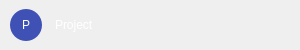
<?xml version="1.0" encoding="UTF-8"?>
<ui version="4.0">
 <class>form</class>
 <widget class="QWidget" name="form">
  <property name="geometry">
   <rect>
    <x>0</x>
    <y>0</y>
    <width>300</width>
    <height>50</height>
   </rect>
  </property>
  <property name="maximumSize">
   <size>
    <width>300</width>
    <height>16777215</height>
   </size>
  </property>
  <property name="styleSheet">
   <string notr="true"/>
  </property>
  <layout class="QHBoxLayout" name="horizontal:layout_4">
   <property name="spacing">
    <number>0</number>
   </property>
   <property name="leftMargin">
    <number>0</number>
   </property>
   <property name="topMargin">
    <number>0</number>
   </property>
   <property name="rightMargin">
    <number>10</number>
   </property>
   <property name="bottomMargin">
    <number>0</number>
   </property>
   <item>
    <widget class="QFrame" name="clickable_frame">
     <property name="sizePolicy">
      <sizepolicy hsizetype="Expanding" vsizetype="Fixed">
       <horstretch>0</horstretch>
       <verstretch>0</verstretch>
      </sizepolicy>
     </property>
     <property name="styleSheet">
      <string notr="true">.QFrame {
	border: 0px solid;
	background: rgba(0, 0, 0, 0);
}
.QFrame:hover:!pressed {
		background: rgba(0, 0, 0, 40);
}
.QLabel{
	color: white
}</string>
     </property>
     <layout class="QHBoxLayout" name="horizontal:layout_2">
      <property name="spacing">
       <number>10</number>
      </property>
      <property name="leftMargin">
       <number>10</number>
      </property>
      <property name="topMargin">
       <number>9</number>
      </property>
      <property name="rightMargin">
       <number>0</number>
      </property>
      <property name="bottomMargin">
       <number>9</number>
      </property>
      <item>
       <widget class="QLabel" name="icon_label">
        <property name="sizePolicy">
         <sizepolicy hsizetype="Fixed" vsizetype="Fixed">
          <horstretch>0</horstretch>
          <verstretch>0</verstretch>
         </sizepolicy>
        </property>
        <property name="minimumSize">
         <size>
          <width>32</width>
          <height>32</height>
         </size>
        </property>
        <property name="styleSheet">
         <string notr="true">background: rgb(63, 81, 181);
border-radius: 16px;
font: 14pt &quot;Segoe UI Semibold&quot;;</string>
        </property>
        <property name="text">
         <string>P</string>
        </property>
        <property name="alignment">
         <set>Qt::AlignCenter</set>
        </property>
       </widget>
      </item>
      <item>
       <widget class="QLabel" name="name_label">
        <property name="sizePolicy">
         <sizepolicy hsizetype="Minimum" vsizetype="Preferred">
          <horstretch>0</horstretch>
          <verstretch>0</verstretch>
         </sizepolicy>
        </property>
        <property name="styleSheet">
         <string notr="true">padding-right: 10px;</string>
        </property>
        <property name="text">
         <string>Project</string>
        </property>
       </widget>
      </item>
      <item>
       <spacer name="horizontalSpacer">
        <property name="orientation">
         <enum>Qt::Horizontal</enum>
        </property>
        <property name="sizeHint" stdset="0">
         <size>
          <width>0</width>
          <height>0</height>
         </size>
        </property>
       </spacer>
      </item>
     </layout>
    </widget>
   </item>
   <item alignment="Qt::AlignRight">
    <widget class="QWidget" name="button_bar" native="true">
     <property name="styleSheet">
      <string notr="true">.QPushButton {
	border: 0px solid;
	border-radius: 20px;
	background: rgba(0, 0, 0, 0);
}
.QPushButton:hover:!pressed {
		background: rgba(0, 0, 0, 40);
}</string>
     </property>
     <layout class="QHBoxLayout" name="button_layout">
      <property name="spacing">
       <number>0</number>
      </property>
      <property name="leftMargin">
       <number>0</number>
      </property>
      <property name="topMargin">
       <number>5</number>
      </property>
      <property name="rightMargin">
       <number>0</number>
      </property>
      <property name="bottomMargin">
       <number>0</number>
      </property>
      <item>
       <widget class="QPushButton" name="edit_btn">
        <property name="sizePolicy">
         <sizepolicy hsizetype="Fixed" vsizetype="Fixed">
          <horstretch>0</horstretch>
          <verstretch>0</verstretch>
         </sizepolicy>
        </property>
        <property name="minimumSize">
         <size>
          <width>40</width>
          <height>40</height>
         </size>
        </property>
        <property name="maximumSize">
         <size>
          <width>40</width>
          <height>40</height>
         </size>
        </property>
        <property name="styleSheet">
         <string notr="true">background-image: url(./res/icons/pencil.png);</string>
        </property>
        <property name="iconSize">
         <size>
          <width>40</width>
          <height>40</height>
         </size>
        </property>
       </widget>
      </item>
      <item>
       <widget class="QPushButton" name="delete_btn">
        <property name="sizePolicy">
         <sizepolicy hsizetype="Fixed" vsizetype="Fixed">
          <horstretch>0</horstretch>
          <verstretch>0</verstretch>
         </sizepolicy>
        </property>
        <property name="minimumSize">
         <size>
          <width>40</width>
          <height>40</height>
         </size>
        </property>
        <property name="maximumSize">
         <size>
          <width>40</width>
          <height>40</height>
         </size>
        </property>
        <property name="styleSheet">
         <string notr="true">background-image: url(./res/icons/trashcan.png);</string>
        </property>
        <property name="iconSize">
         <size>
          <width>40</width>
          <height>40</height>
         </size>
        </property>
       </widget>
      </item>
     </layout>
    </widget>
   </item>
  </layout>
 </widget>
 <resources/>
 <connections/>
</ui>
